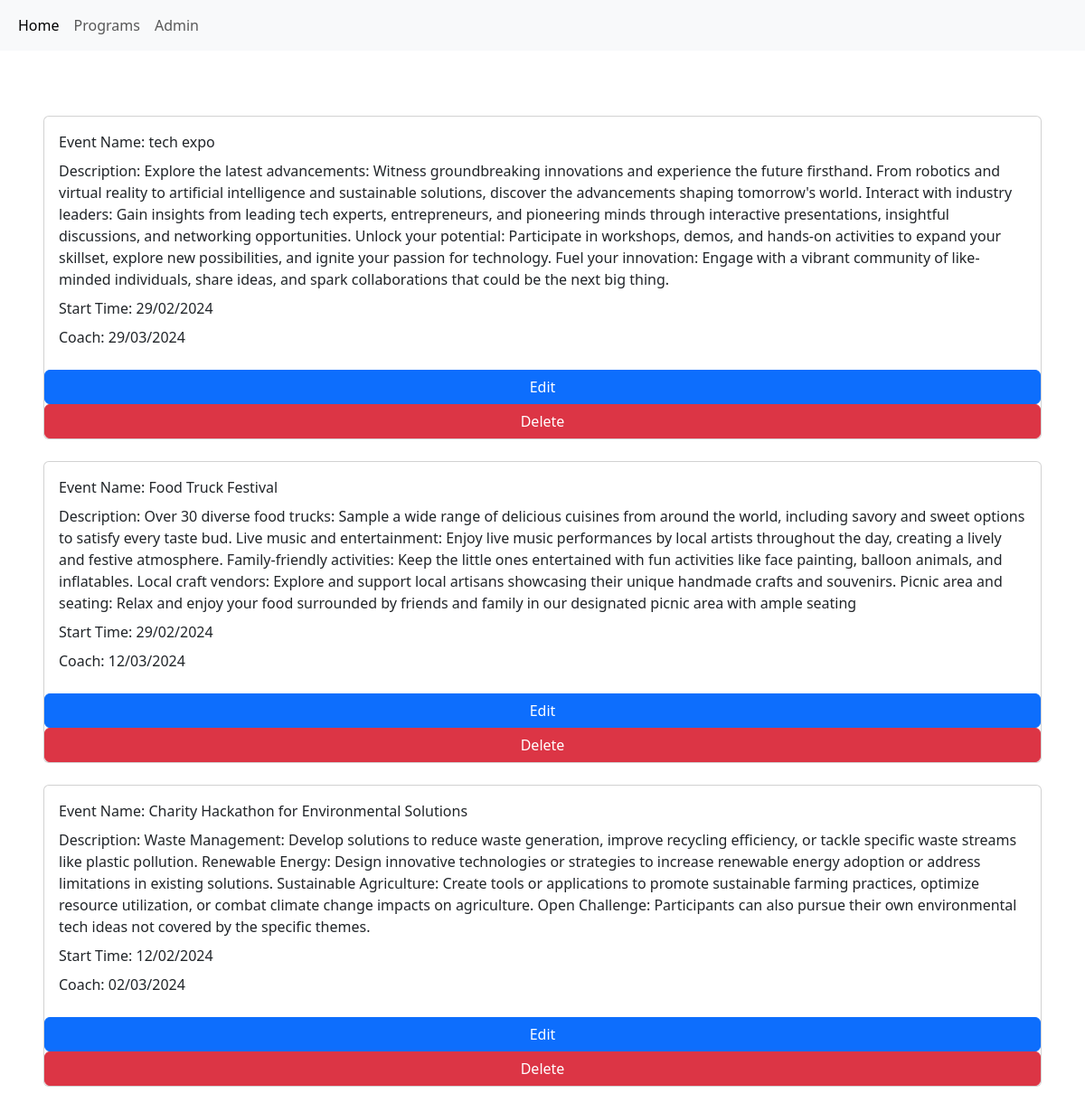
/events/, run on an earlier commit of the app's database.
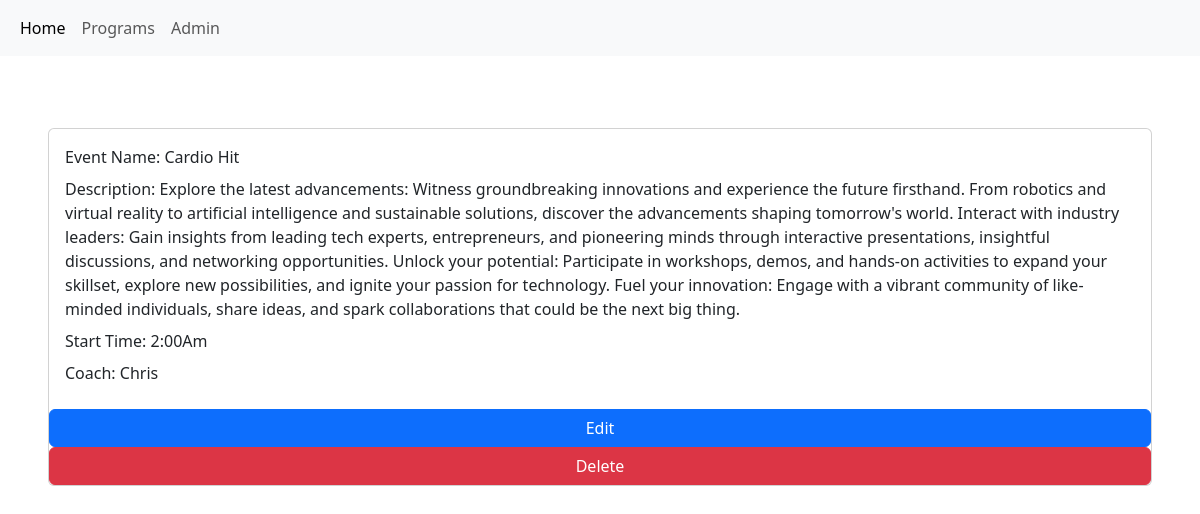
And on a later commit of the database.
### polls/models.py (models this page shows, shortened)
class Event(models.Model):
    event_name = models.CharField(max_length=255)
    description = models.TextField()
    start_date = models.CharField(max_length=255)
    location = models.CharField(max_length= 255)

### polls/views.py (the view)
# urls.py: path('events/', events, name='events'),
def events(request):
    events = Event.objects.all()
    data = {'events': events}
    return render(request, 'events.html', data)

### polls/templates/events.html
{% extends "header.html" %}
{%block main%}
<div class="mt-4 p-5 d-flex gap-2 flex-wrap justify-content-center">
  {% for evr in events %}
<div class="card mb-3">
    <div class="card-body">
      <p class="card-title"> Event Name: {{evr.event_name}}</p>
      <p class="card-title"> Description: {{evr.description}}</p>
      <p class="card-title"> Start Time: {{evr.start_date}}</p>
      <p class="card-title"> Coach: {{evr.location}}</p>
    </div>
    <a href="{% url 'updateeve' evr.id %}" class="btn btn-primary">Edit</a>
    <a href="{% url 'deleteve' evr.id %}" class="btn btn-danger">Delete</a>
  </div>
  {% endfor %}
</div>
{% endblock %}

### polls/templates/header.html (shortened to what this page needs)
<!DOCTYPE html>
<html>
<head>
  <link href="https://cdn.jsdelivr.net/npm/bootstrap@5.3.3/dist/css/bootstrap.min.css" rel="stylesheet">
    <nav class="navbar navbar-expand-lg bg-body-tertiary">
        <div class="container-fluid">
          <div class="collapse navbar-collapse" id="navbarNav">
            <ul class="navbar-nav">
              <li class="nav-item">
                <a class="nav-link active" aria-current="page" href="{% url '' %}">Home</a>
              </li>
              <li class="nav-item">
                <a class="nav-link" href="{% url 'events' %}">Programs</a>
              </li>
              <li class="nav-item">
                <a class="nav-link" href="{% url 'admins' %}">Admin</a>
              </li>
            </ul>
          </div>
        </div>
      </nav>
{%block main%}
{% endblock %}
</body>
</html>

What changed in the data, as far as the page shows it:
removed Event: event_name "tech expo", description "Explore the latest advancements: Witness groundbreaking innovations and experience the future firsthand. From robotics and virtual reality to artificial intelligence and sustainable solutions, discover the advancements shaping tomorrow's world. Interact with industry leaders: Gain insights from leading tech experts, entrepreneurs, and pioneering minds through interactive presentations, insightful discussions, and networking opportunities. Unlock your potential: Participate in workshops, demos, and hands-on activities to expand your skillset, explore new possibilities, and ignite your passion for technology. Fuel your innovation: Engage with a vibrant community of like-minded individuals,…", start_date "29/02/2024", location "29/03/2024"
removed Event: event_name "Food Truck Festival", description "Over 30 diverse food trucks: Sample a wide range of delicious cuisines from around the world, including savory and sweet options to satisfy every taste bud. Live music and entertainment: Enjoy live music performances by local artists throughout the day, creating a lively and festive atmosphere. Family-friendly activities: Keep the little ones entertained with fun activities like face painting, balloon animals, and inflatables. Local craft vendors: Explore and support local artisans showcasing their unique handmade crafts and souvenirs. Picnic area and seating: Relax and enjoy your food surrounded by friends and family in our designated picnic area with ample seating", start_date "29/02/2024", location "12/03/2024"
removed Event: event_name "Charity Hackathon for Environmental Solutions", description "Waste Management: Develop solutions to reduce waste generation, improve recycling efficiency, or tackle specific waste streams like plastic pollution. Renewable Energy: Design innovative technologies or strategies to increase renewable energy adoption or address limitations in existing solutions. Sustainable Agriculture: Create tools or applications to promote sustainable farming practices, optimize resource utilization, or combat climate change impacts on agriculture. Open Challenge: Participants can also pursue their own environmental tech ideas not covered by the specific themes.", start_date "12/02/2024", location "02/03/2024"
added Event: event_name "Cardio Hit", description "Explore the latest advancements: Witness groundbreaking innovations and experience the future firsthand. From robotics and virtual reality to artificial intelligence and sustainable solutions, discover the advancements shaping tomorrow's world. Interact with industry leaders: Gain insights from leading tech experts, entrepreneurs, and pioneering minds through interactive presentations, insightful discussions, and networking opportunities. Unlock your potential: Participate in workshops, demos, and hands-on activities to expand your skillset, explore new possibilities, and ignite your passion for technology. Fuel your innovation: Engage with a vibrant community of like-minded individuals,…", start_date "2:00Am", location "Chris"
